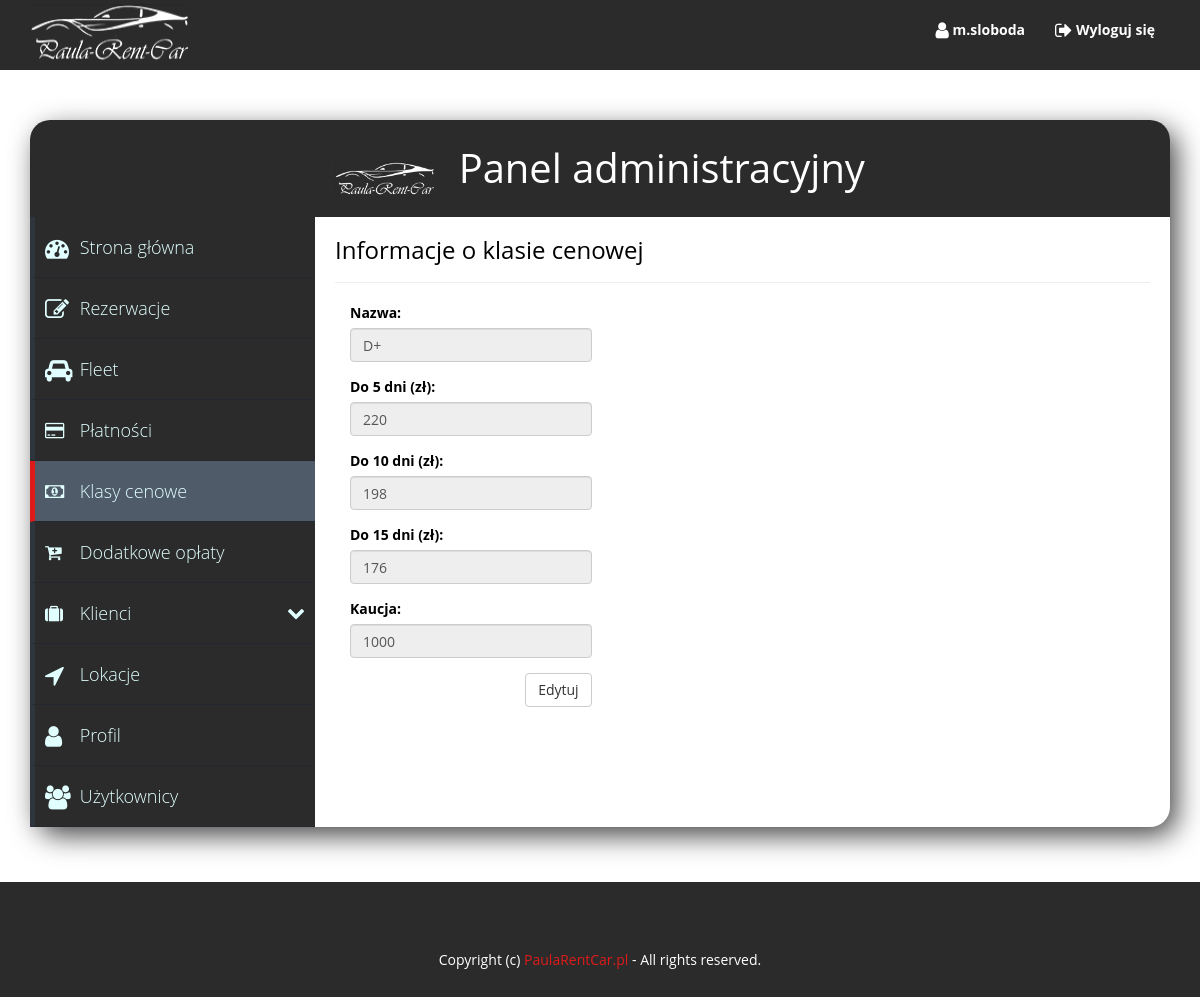
The app's page /adminPanel.php?subpage=PriceClass&action=info&id=2 (signed in) with its own data.
### tables this page shows
CREATE TABLE `price_class` (
  `id` int(11) NOT NULL,
  `name` varchar(3) NOT NULL,
  `five` int(11) NOT NULL,
  `ten` int(11) NOT NULL,
  `fifteen` int(11) NOT NULL,
  `bail` int(11) NOT NULL
);

### adminPanel/adminPanelFunctions.php (called while the page is built, shortened)
<?php
function getPriceClass($id){
	$pdo = connectDatabase();
	$stmt = $pdo->prepare("SELECT * FROM price_class WHERE id=:id");
	$stmt->bindValue(':id', $id, PDO::PARAM_INT);
	if($stmt->execute())
		return $stmt->fetch();
	else
		return false;
}
?>

### adminPanel/adminPanelPriceClass.php (the view, shortened to what this page needs)
<?php
	echo '<div class="col-lg-9 col-md-9 col-sm-12 col-xs-12" id="panel_content">';
	require_once("adminPanelFunctions.php");
	if(!isset($_GET['action']))
	{
		echo '<div class="page-header">
			<h3>Klasy cenowe</h3>
			</div>';
		echo '<a href="adminPanel.php?subpage=PriceClass&action=add" class="btn btn-default action-btn">Dodaj klasę cenową</a>
			<hr/>';
		displayPriceClass();
	}
	else if($_GET['action'] == "info" && isset($_GET['id']))
	{
		$priceClass = getPriceClass($_GET['id']);
		echo '<div class="page-header">
			<h3>Informacje o klasie cenowej</h3>
			</div>';
		echo '
		<div class="col-lg-4 col-md-6 col-sm-8 col-xs-12">
			<form method="POST" autocomplete="off">
				<div class="form-group">
					<label for="login_input" class="tytul_input">Nazwa: </label>
					<input type="text" class="form-control" id="name_input" name="name" value="'.$priceClass['name'].'" readOnly>
				</div>
				<div class="form-group">
					<label for="five_input" class="tytul_input">Do 5 dni (zł): </label>
					<input type="text" class="form-control" id="five_input" name="five" value="'.$priceClass['five'].'" readOnly>
				</div>
				<div class="form-group">
					<label for="ten_input" class="tytul_input">Do 10 dni (zł): </label>
					<input type="text" class="form-control" id="ten_input" name="ten" value="'.$priceClass['ten'].'" readOnly>
				</div>
				<div class="form-group">
					<label class="tytul_input" for="fifteen_input">Do 15 dni (zł): </label>
					<input type="text" class="form-control" id="fifteen_input" name="fifteen" value="'.$priceClass['fifteen'].'" readOnly>
				</div>
				<div class="form-group">
					<label class="tytul_input" for="bail_input">Kaucja: </label>
					<input type="text" class="form-control" id="bail_input" name="bail" value="'.$priceClass['bail'].'" readOnly>
				</div>
			    <div class="text-right">
					<a href="adminPanel.php?subpage=PriceClass&action=edit&id='.$_GET['id'].'" class="btn btn-default">Edytuj</a>
				</div>
			</form>
		</div>';
	}
	echo '</div>
		</div>
		</div>
		</div>';
?>

### css/mainCss.css (style rules this page uses)
html, body { margin: 0; padding: 0; height: 100%; }
body { font-family: 'Open Sans', sans-serif; background: white; color: black !important; height: 100%; }

### css/adminPanel.css (style rules this page uses)
#panel_content { margin: 0; padding: 20px; }
.page-header { margin-top: 0; }
.page-header h3 { margin-top: 0; }
.row.is-flex > [class*='col-'] { display: flex; flex-direction: column; }
.row.is-flex > [class*='col-'] { display: -webkit-box; display: -webkit-flex; display: -ms-flexbox; display: flex; -webkit-box-orient: vertical; -webkit-box-direction: normal; -webkit-flex-direction: column; -ms-flex-direction: column; flex-direction: column; }

### records on screen
price_class: name "D+", five "220", ten "198", fifteen "176", bail "1000"

### other values on screen
$_SESSION['user'] "m.sloboda"
